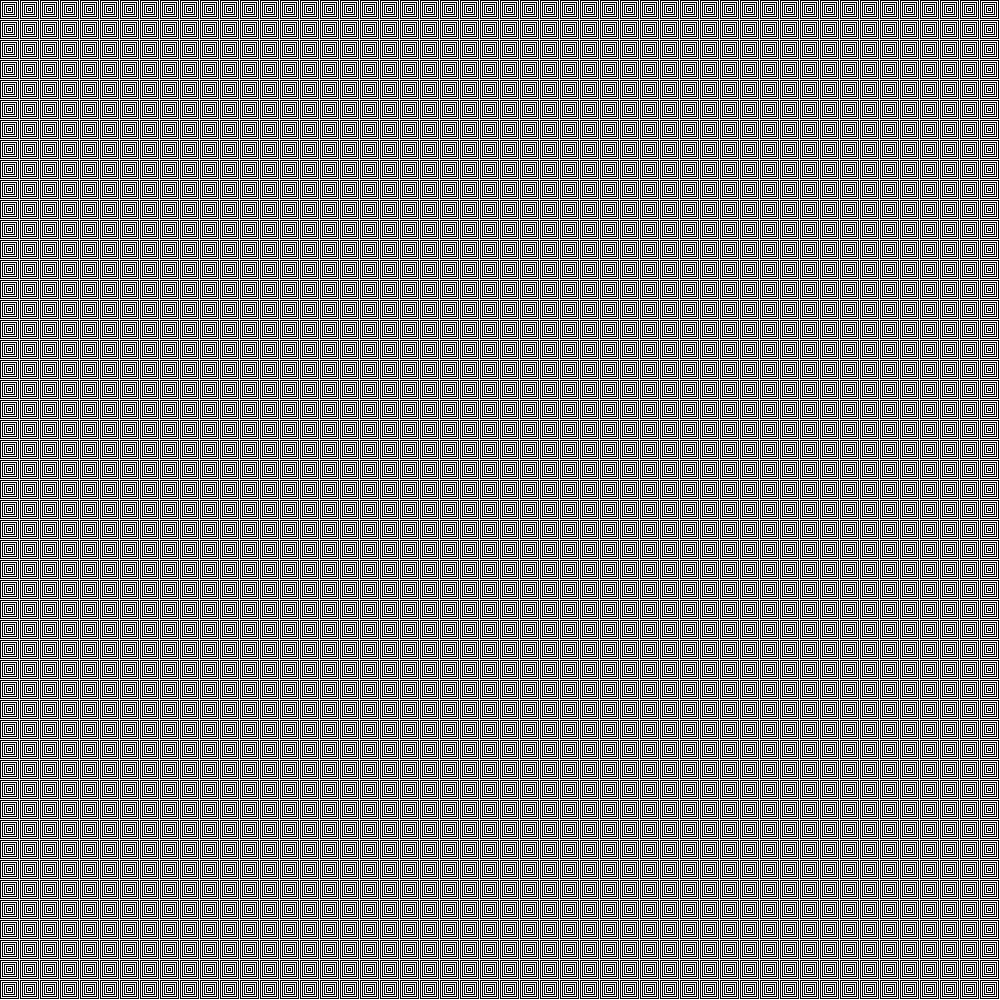
Frame 1 (no input)
Frame 60 (the mouse pressed at the canvas centre just before this capture): identical to frame 1, image omitted
Frame 120 (the mouse held since frame 60 and released just before this capture): identical to frame 1, image omitted

The Processing sketch that drew this single still picture (run headless with seeded random() and noise(); from frame 60 on, the mouse is pressed at the canvas centre):

// Processing sketch: sketch_161031a_rectGrid
// ── sketch_161031a_rectGrid.pde
float sizeModifier;
void setup() {
  size(1000, 1000);
  background(255);
  noFill();
  stroke(0);
}

void draw() {
  background(255);
  sizeModifier = mouseX;
  rectPattern();
  // lineDrawing();
}

void rectPattern() {
  rectMode(CENTER);
  for (int y = 9; y < height; y += 20) {
    for (int x = 9; x < width; x += 20) {
      for (int d = 18; d > 0; d -= 4) {
        rect (x, y, d, d);
      }
    }
  }
}

void lineDrawing() {
  for(int y = 200; y <= 800; y *= 1.02) {
    for (int x = 200; x <= 800; x +=15) {
      if((x % 10) == 0) {
        line(x, y, x-10, y-10);
        } else {
          line(x, y, x-10, y+10);
        }
      }
    }
}
